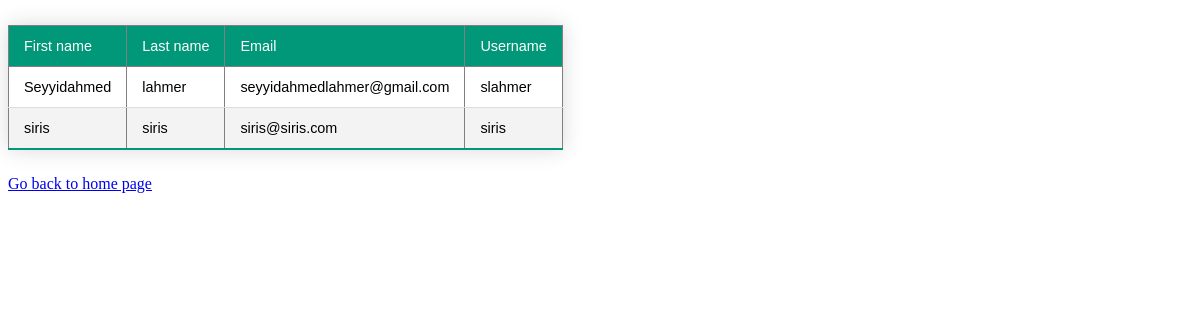
Before: /list_users with the older database file.
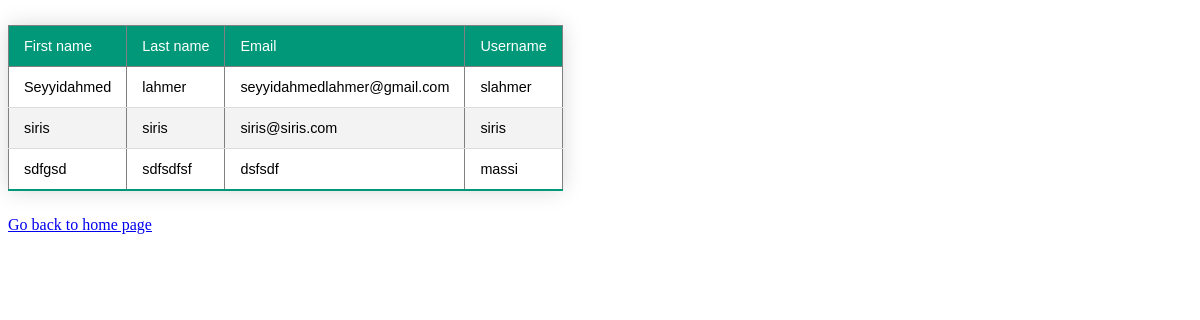
After: the same page with the newer database file.
### tables this page shows
CREATE TABLE users (
			user_id INTEGER PRIMARY KEY,
			first_name TEXT NOT NULL,
			last_name TEXT NOT NULL,
			email TEXT NOT NULL UNIQUE,
			username TEXT NOT NULL UNIQUE,
			password TEXT NOT NULL
			);

### captive_portal.py (the view)
@app.route("/list_users", methods=["GET", "POST"])
def list_users():
  con = sqlite3.connect("database.db")
  con.row_factory = sqlite3.Row
  cur = con.cursor()
  cur.execute("select * from users")
  rows = cur.fetchall();
  return render_template("list_users.html",rows = rows)

### templates/list_users.html (shortened to what this page needs)
<!doctype html>
<html>
<head>
</head>
   <body>
      <table border = 1 class="styled-table">
         <thead>
            <td>First name</td>
            <td>Last name</td>
            <td>Email</td>
            <td>Username</td>
         </thead>
         {% for row in rows %}
            <tr>
               <td>{{row["first_name"]}}</td>
               <td>{{row["last_name"]}}</td>
               <td> {{ row["email"]}}</td>
               <td>{{row["username"]}}</td>
            </tr>
         {% endfor %}
      </table>
      <a href = "/">Go back to home page</a>
   </body>
</html>

Changed rows visible on the page:
added users: first_name "sdfgsd", last_name "sdfsdfsf", email "dsfsdf", username "massi"
